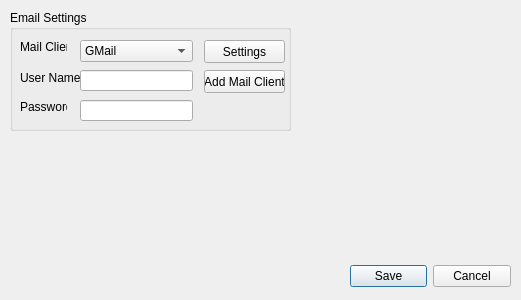
<?xml version="1.0" encoding="UTF-8"?>
<ui version="4.0">
 <class>SettingDialog</class>
 <widget class="QDialog" name="SettingDialog">
  <property name="geometry">
   <rect>
    <x>0</x>
    <y>0</y>
    <width>521</width>
    <height>300</height>
   </rect>
  </property>
  <property name="windowTitle">
   <string>Dialog</string>
  </property>
  <widget class="QDialogButtonBox" name="buttonBox">
   <property name="geometry">
    <rect>
     <x>350</x>
     <y>260</y>
     <width>161</width>
     <height>32</height>
    </rect>
   </property>
   <property name="orientation">
    <enum>Qt::Horizontal</enum>
   </property>
   <property name="standardButtons">
    <set>QDialogButtonBox::Cancel|QDialogButtonBox::Save</set>
   </property>
  </widget>
  <widget class="QGroupBox" name="groupBox">
   <property name="geometry">
    <rect>
     <x>10</x>
     <y>10</y>
     <width>281</width>
     <height>121</height>
    </rect>
   </property>
   <property name="title">
    <string>Email Settings</string>
   </property>
   <widget class="QComboBox" name="cmb_client">
    <property name="geometry">
     <rect>
      <x>70</x>
      <y>30</y>
      <width>113</width>
      <height>22</height>
     </rect>
    </property>
    <item>
     <property name="text">
      <string>GMail</string>
     </property>
    </item>
    <item>
     <property name="text">
      <string>Yahoo</string>
     </property>
    </item>
   </widget>
   <widget class="QLabel" name="label">
    <property name="geometry">
     <rect>
      <x>10</x>
      <y>30</y>
      <width>47</width>
      <height>13</height>
     </rect>
    </property>
    <property name="text">
     <string>Mail Client</string>
    </property>
   </widget>
   <widget class="QPushButton" name="btn_mailSettings">
    <property name="geometry">
     <rect>
      <x>194</x>
      <y>30</y>
      <width>81</width>
      <height>23</height>
     </rect>
    </property>
    <property name="text">
     <string>Settings</string>
    </property>
   </widget>
   <widget class="QLabel" name="label_2">
    <property name="geometry">
     <rect>
      <x>10</x>
      <y>60</y>
      <width>61</width>
      <height>16</height>
     </rect>
    </property>
    <property name="text">
     <string>User Name</string>
    </property>
   </widget>
   <widget class="QLabel" name="label_3">
    <property name="geometry">
     <rect>
      <x>10</x>
      <y>90</y>
      <width>47</width>
      <height>13</height>
     </rect>
    </property>
    <property name="text">
     <string>Password</string>
    </property>
   </widget>
   <widget class="QLineEdit" name="le_UserName">
    <property name="geometry">
     <rect>
      <x>70</x>
      <y>60</y>
      <width>113</width>
      <height>21</height>
     </rect>
    </property>
    <property name="inputMethodHints">
     <set>Qt::ImhNone</set>
    </property>
    <property name="echoMode">
     <enum>QLineEdit::Normal</enum>
    </property>
    <property name="clearButtonEnabled">
     <bool>false</bool>
    </property>
   </widget>
   <widget class="QLineEdit" name="le_Password">
    <property name="geometry">
     <rect>
      <x>70</x>
      <y>90</y>
      <width>113</width>
      <height>21</height>
     </rect>
    </property>
    <property name="echoMode">
     <enum>QLineEdit::Password</enum>
    </property>
   </widget>
   <widget class="QPushButton" name="btn_addMC">
    <property name="geometry">
     <rect>
      <x>194</x>
      <y>60</y>
      <width>81</width>
      <height>23</height>
     </rect>
    </property>
    <property name="text">
     <string>Add Mail Client</string>
    </property>
   </widget>
  </widget>
  <action name="actionAdd_New_Mail_Client">
   <property name="icon">
    <iconset resource="icons.qrc">
     <normaloff>:/icons/Gmail Login.png</normaloff>:/icons/Gmail Login.png</iconset>
   </property>
   <property name="text">
    <string>Add New Mail Client</string>
   </property>
   <property name="toolTip">
    <string>Add New Mail Client and configure settings</string>
   </property>
  </action>
 </widget>
 <resources>
  <include location="icons.qrc"/>
 </resources>
 <connections>
  <connection>
   <sender>buttonBox</sender>
   <signal>accepted()</signal>
   <receiver>SettingDialog</receiver>
   <slot>accept()</slot>
   <hints>
    <hint type="sourcelabel">
     <x>248</x>
     <y>254</y>
    </hint>
    <hint type="destinationlabel">
     <x>157</x>
     <y>274</y>
    </hint>
   </hints>
  </connection>
  <connection>
   <sender>buttonBox</sender>
   <signal>rejected()</signal>
   <receiver>SettingDialog</receiver>
   <slot>reject()</slot>
   <hints>
    <hint type="sourcelabel">
     <x>316</x>
     <y>260</y>
    </hint>
    <hint type="destinationlabel">
     <x>286</x>
     <y>274</y>
    </hint>
   </hints>
  </connection>
 </connections>
</ui>
